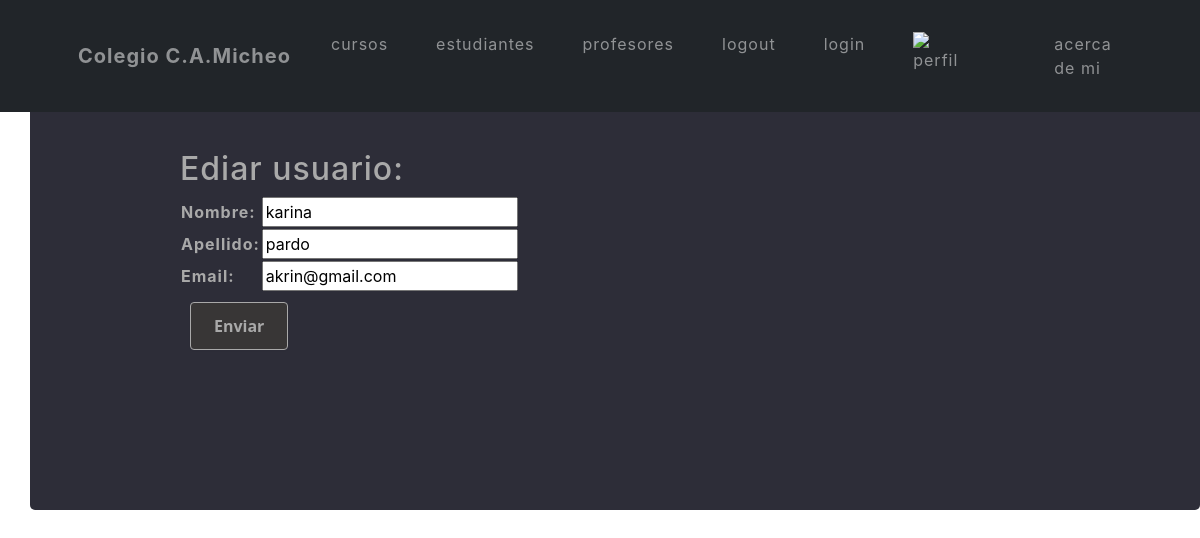
Page /App/editarEstudiante/karina on the committed database.
### App/models.py (models this page shows, shortened)
class Estudiante(models.Model):
    nombre = models.CharField(max_length=30)
    apellido = models.CharField(max_length=30)
    email = models.EmailField()

### App/views.py (the view)
# urls.py: path('editarEstudiante/<nombre_estudiante>', editarEstudiante, name="editarEstudiante"),
def editarEstudiante(request, nombre_estudiante):
    estudiante = Estudiante.objects.get(nombre=nombre_estudiante)
    if request.method == 'POST':
        miFormulario = formSetEstudiante(request.POST)
        if miFormulario.is_valid():  # Se corrigió la validación del formulario
            data = miFormulario.cleaned_data
            estudiante.nombre = data['nombre']
            estudiante.apellido = data['apellido']
            estudiante.email = data['email']
            estudiante.save()
            miFormulario = formSetEstudiante()
            Estudiantes = Estudiante.objects.all()
            return render(request, "App/setEstudiantes.html", {"miFormulario": miFormulario, "Estudiantes": Estudiantes})
    else:
        miFormulario = formSetEstudiante(initial={'nombre': estudiante.nombre, 'apellido': estudiante.apellido, 'email': estudiante.email})
    return render(request, "App/editarEstudiante.html", {"miFormulario": miFormulario})

### App/forms.py
class formSetEstudiante(forms.Form):
    nombre = forms.CharField(max_length=30)
    apellido = forms.CharField(max_length=30)
    email = forms.EmailField()

### App/templates/App/editarEstudiante.html
{% extends "App/inicio.html" %}
{% block contenidoQueCambia %}
<div class="info" style="padding: 150px;">
    {% load static %}
    {% block setEstudiante %}
    <form  action=""    method="POST"> {% csrf_token %}
        <h2 style="color: darkgrey;" >Ediar usuario: </h2>
        <table style="color: darkgrey;">
            {{ miFormulario.as_table }}
        </table>
        <input style="color: darkgrey" id="bottone5" type = "submit" value="Enviar">
    </form>
</div>
{% endblock %}
</div>
{% endblock %}

### App/static/AppEstilos/css/estilo.css (style rules this page uses)
.info { background-color: rgb(45, 45, 56) ; margin-left: 30px; border-radius: 5px; }
#bottone5 { margin: 10px; align-items: center; background-color: #383636; border: 1px solid rgb(169, 169, 169); border-radius: .25rem; box-shadow: rgba(0, 0, 0, 0.02) 0 1px 3px 0; box-sizing: border-box; color: rgba(0, 0, 0, 0.85); cursor: pointer; display: inline-flex; font-family: system-ui,-apple-system,system-ui,"Helvetica Neue",Helvetica,Arial,sans-serif; font-size: 16px; font-weight: 600; justify-content: center; line-height: 1.25; min-height: 3rem; padding: calc(.875rem - 1px) calc(1.5rem - 1px); text-decoration: none; transition: all 250ms; user-select: none; -webkit-user-select: none; touch-action: manipulation; vertical-align: baseline; width: auto; }

### rows in the picture
Estudiante: nombre "karina", apellido "pardo", email "akrin@gmail.com"
